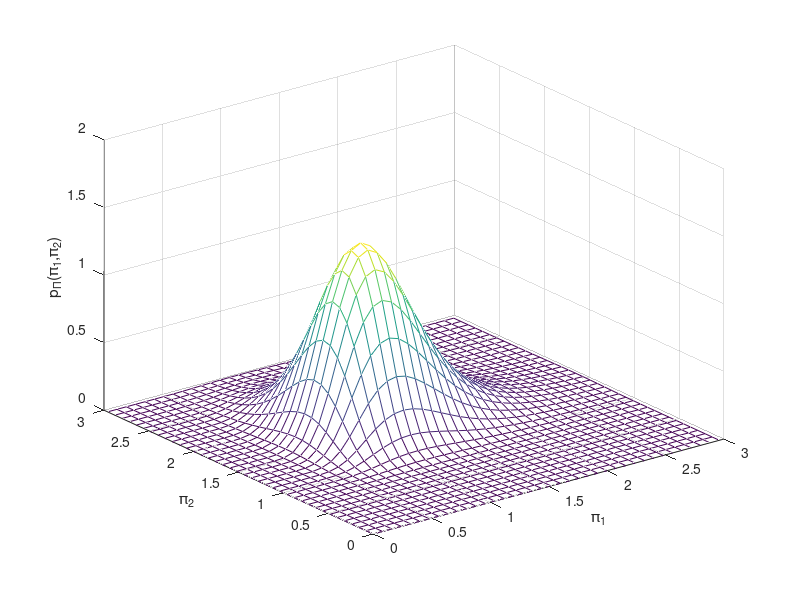

Reproduce this figure in MATLAB. (Note: this script raises an error after producing the figure.)
[X,Y] = meshgrid(0:.08:3);
Z = lognpdf(X,0.2,0.3).*lognpdf(Y,0.5,0.2);
%colormap(1-gray)
       mesh(X,Y,Z);
% shading interp  
xlabel '\pi_1'
ylabel '\pi_2'
zlabel 'p_\Pi(\pi_1,\pi_2)'
noticks;

print p_pi1_pi2.ps -f1 -dps

% ---------------------------------

X=0:0.1:5;
subplot(3,1,1); plot(X,lognpdf(X,0.5,0.2)); xlabel 'y_1'; ylabel 'p_{y_1}(y_1)'; noticks;
subplot(3,1,2); plot(X,lognpdf(X,1,0.2)); xlabel 'y_2'; ylabel 'p_{y_2}(y_2)'; noticks;
subplot(3,1,3); plot(X,lognpdf(X,0.5,0.5)); xlabel 'y_3'; ylabel 'p_{y_3}(y_3)'; noticks;


print p_y.ps -f1 -dps

% ---------------------------------

pi = lognrnd(0.2*ones(2,100),0.3*ones(2,100));
plot(pi(1,:),pi(2,:),'.');
xlabel '\pi_1'
ylabel '\pi_2'
noticks;

print sample_pi1_pi2.ps -f1 -dps

% ---------------------------------

subplot(3,1,1); y = lognrnd(0.5*ones(1,100),0.2*ones(1,100)); hist(y,15); xlabel 'y_1'; ylabel 'count'; axis([0 5 0 20]); noticks;
subplot(3,1,2); y = lognrnd(1*ones(1,100),0.2*ones(1,100)); hist(y,15); xlabel 'y_2'; ylabel 'count'; axis([0 5 0 20]); noticks;
subplot(3,1,3); y = lognrnd(0.5*ones(1,100),0.5*ones(1,100)); hist(y,25); xlabel 'y_3'; ylabel 'count'; axis([0 5 0 20]); noticks;

print sample_y.ps -f1 -dps

% --------------------------------

q=0:0.01:1;

N=10; n=6;
p1=betapdf(q,n+1,N-n+1);

N=100; n=75
p2=betapdf(q,n+1,N-n+1);

plot(q,p1); hold on; plot(q,p2); hold off; 
xlabel 'q'
ylabel 'p(q)'
text(0.8,7,'N=100, n=75')
text(0.5,3.2,'N=10, n=6')  
     text(0.68,0.8,'q_{true}')

print q_post.ps -f1 -dps
